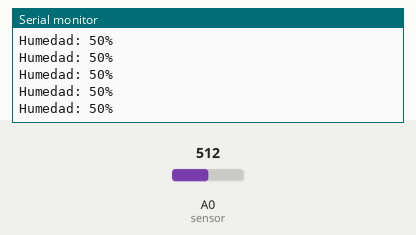
The sketch below on a simulated Arduino Uno, built with avr-gcc and run on an emulated ATmega328P. Parts: the last lines printed to the serial monitor. The test bench sets the inputs (shaded band); at power-on: A0 (sensor) = 512.

Above: at 1.2 s.
1.3 s: A0 (sensor) set to 716
At 1.31 s:
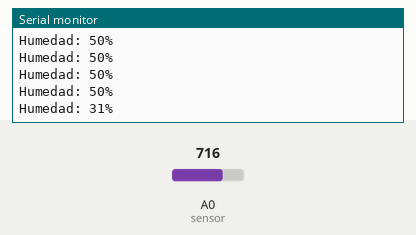
2.8 s: A0 (sensor) set to 900
At 2.82 s:
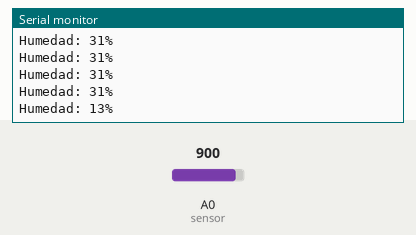
Timing chart, 0 to 5.8 s (numbered marks = the images above; inputs shaded):
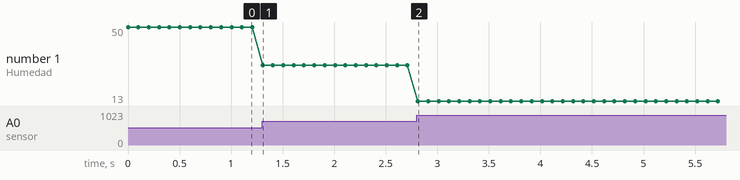

The sketch:

Higrometro_Test_00.ino
```cpp
#define sensor A0

int valor = 0;
void setup(){
Serial.begin(9600);
}

void loop(){
int valor = map(analogRead(sensor), 0, 1023, 100, 0);
//se hace un mapeo de la lectura del sensor a porcentual
Serial.print("Humedad: ");
Serial.print(valor);
Serial.println("%");
delay(100);
}
```

Measured:
- after the input at 1.3 s, the serial monitor: prints a new line at once (image 1)
- after the input at 2.8 s, the serial monitor: prints a new line at once (image 2)
- plotted number 1: 50 → 31 after the input at 1.3 s, 31 → 13 after the input at 2.8 s
